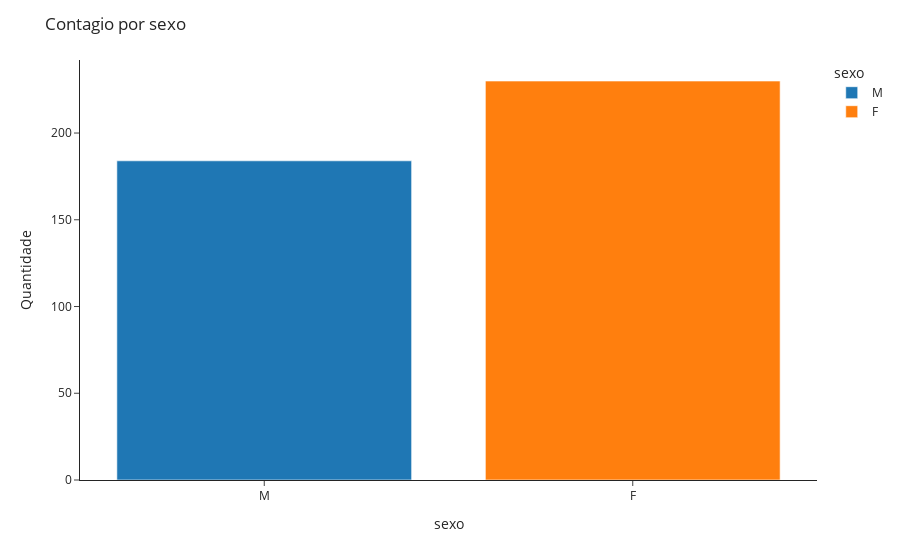

The code cell stored with this chart in its notebook:
### Markdown cell above
Aqui vemos o gráfico de distribuição de casos por sexo.

### Code cell
dfsex = df['sexo'].dropna()

px.histogram(dfsex, x='sexo', nbins=3, color='sexo').update_layout(yaxis_title='Quantidade', title_text='Contagio por sexo')

### Figure 1 — Plotly figure (JSON) as saved in the notebook; plotly's stock layout.template omitted (floating-point values rounded to 4 significant figures; data arrays with more than 128 entries replaced by an {"elided": "..."} marker saying what was removed)
{"data": [{"alignmentgroup": "True", "bingroup": "x", "hovertemplate": "sexo=%{x}<br>count=%{y}<extra></extra>", "legendgroup": "M", "marker": {"color": "#1F77B4"}, "name": "M", "nbinsx": 3, "offsetgroup": "M", "orientation": "v", "showlegend": true, "type": "histogram", "x": {"elided": "184 str values"}, "xaxis": "x", "yaxis": "y"}, {"alignmentgroup": "True", "bingroup": "x", "hovertemplate": "sexo=%{x}<br>count=%{y}<extra></extra>", "legendgroup": "F", "marker": {"color": "#FF7F0E"}, "name": "F", "nbinsx": 3, "offsetgroup": "F", "orientation": "v", "showlegend": true, "type": "histogram", "x": {"elided": "230 str values"}, "xaxis": "x", "yaxis": "y"}], "layout": {"barmode": "relative", "legend": {"title": {"text": "sexo"}, "tracegroupgap": 0}, "margin": {"t": 60}, "title": {"text": "Contagio por sexo"}, "xaxis": {"anchor": "y", "categoryarray": ["M", "F"], "categoryorder": "array", "domain": [0, 1], "title": {"text": "sexo"}}, "yaxis": {"anchor": "x", "domain": [0, 1], "title": {"text": "Quantidade"}}}}
